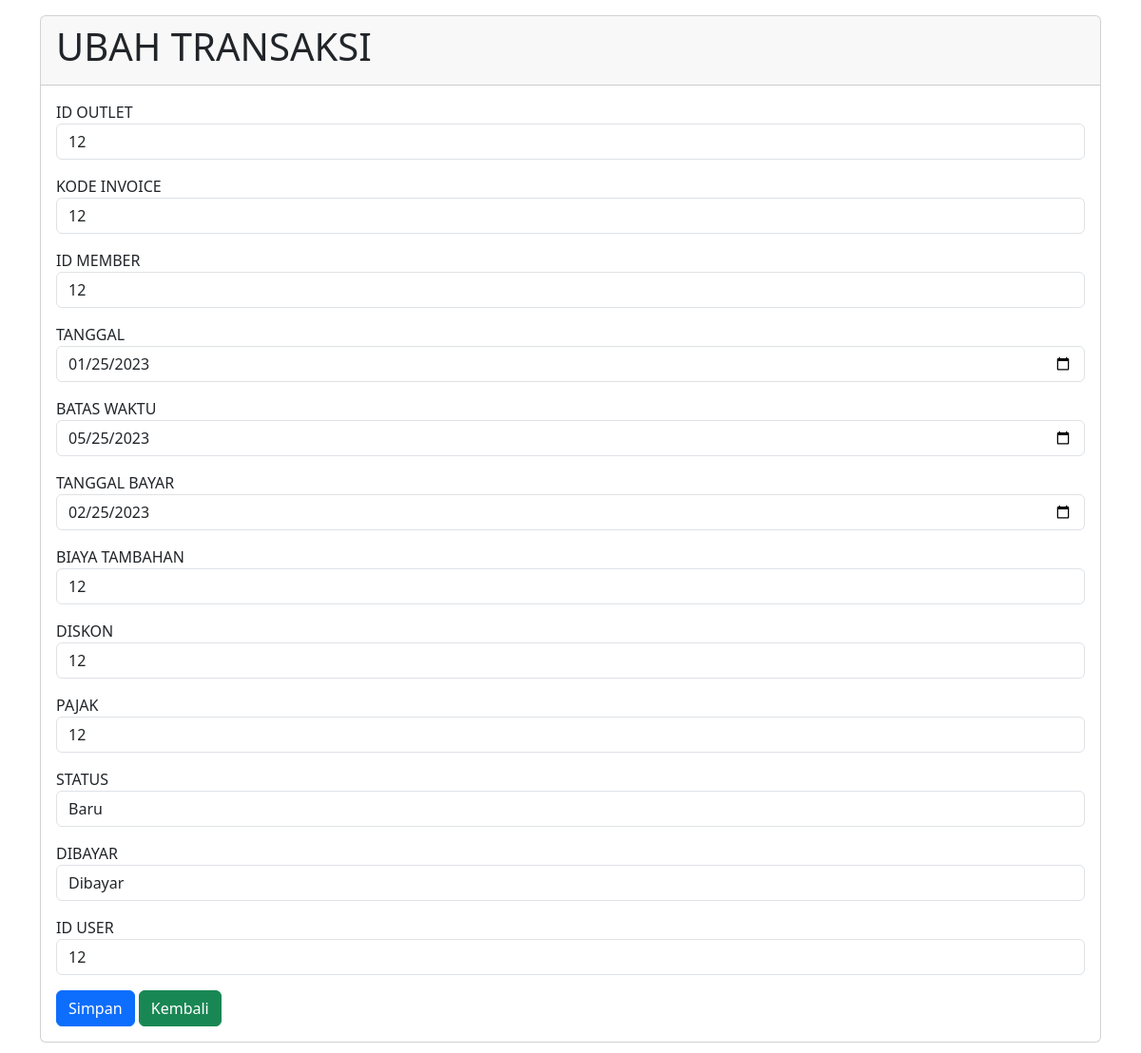
The page /ubah?id=7 (signed in) on the database its author committed.
### tables this page shows
CREATE TABLE `tb_transaksi` (
  `id` int NOT NULL,
  `id_outlet` int NOT NULL,
  `kode_invoice` varchar(100) NOT NULL,
  `id_member` int NOT NULL,
  `tgl` date NOT NULL,
  `batas_waktu` date NOT NULL,
  `tgl_bayar` date NOT NULL,
  `biaya_tambahan` int NOT NULL,
  `diskon` double NOT NULL DEFAULT '30',
  `pajak` int NOT NULL DEFAULT '1',
  `status` enum('baru','proses','selesai','diambil') NOT NULL,
  `dibayar` enum('dibayar','belum_dibayar') NOT NULL,
  `id_user` int NOT NULL
);

### ubah.php (the view, shortened to what this page needs)
<!DOCTYPE html>
<html lang="en">
<head>
    <link href="https://cdn.jsdelivr.net/npm/bootstrap@5.3.0-alpha1/dist/css/bootstrap.min.css" rel="stylesheet">
</head>
<body>
        <?php
        include "conn.php";
        $query = mysqli_query($kon, "SELECT * FROM tb_transaksi WHERE id='" . $_GET['id'] . "'");
        $row = mysqli_fetch_array($query);
        ?>
    <div id="form" class="container py-3">
        <div class="card">
            <section class="card-header">
                <h1>
                    UBAH TRANSAKSI
                </h1>
            </section>
            <section class="card-body">
                <div class="row">
                    <div class="col-md-12">
                        <div class="box box-primary">
                            <form role="form" method="post" action="">
                                <div class="box-body">
                                    <div class="mb-3">
                                        <label>ID OUTLET</label>
                                        <input type="text" name="id_outlet" class="form-control" placeholder="ID OUTLET" required value="<?php echo $row['id_outlet']; ?>">
                                    </div>
                                    <div class="mb-3">
                                        <label>KODE INVOICE</label>
                                        <input type="text" name="kode_invoice" class="form-control" placeholder="KODE INVOICE" required value="<?php echo $row['kode_invoice']; ?>">
                                    </div>
                                    <div class="mb-3">
                                        <label>ID MEMBER</label>
                                        <input type="text" name="id_member" class="form-control" placeholder="ID MEMBER" required value="<?php echo $row['id_member']; ?>">
                                    </div>
                                    <div class="mb-3">
                                        <label>TANGGAL</label>
                                        <input type="date" name="tgl" class="form-control" placeholder="TANGGAL" required value="<?php echo $row['tgl']; ?>">
                                    </div>
                                    <div class="mb-3">
                                        <label>BATAS WAKTU</label>
                                        <input type="date" name="batas_waktu" class="form-control" placeholder="BATAS WAKTU" required value="<?php echo $row['batas_waktu']; ?>">
                                    </div>
                                    <div class="mb-3">
                                        <label>TANGGAL BAYAR</label>
                                        <input type="date" name="tgl_bayar" class="form-control" placeholder="TANGGAL BAYAR" required value="<?php echo $row['tgl_bayar']; ?>">
                                    </div>
                                    <div class="mb-3">
                                        <label>BIAYA TAMBAHAN</label>
                                        <input type="text" name="biaya_tambahan" class="form-control" placeholder="BIAYA TAMBAHAN" required value="<?php echo $row['biaya_tambahan']; ?>">
                                    </div>
                                    <div class="mb-3">
                                        <label>DISKON</label>
                                        <input type="text" name="diskon" class="form-control" placeholder="DISKON" required value="<?php echo $row['diskon']; ?>">
                                    </div>
                                    <div class="mb-3">
                                        <label>PAJAK</label>
                                        <input type="text" name="pajak" class="form-control" placeholder="PAJAK" required value="<?php echo $row['pajak']; ?>">
                                    </div>
                                    <div class="mb-3">
                                        <label>STATUS</label>
                                        <select class="form-control" name="status" value="<?php echo $row['status']; ?>>" <option value="">- Pilihan Status -</option>
                                            <option value="Baru">Baru</option>
                                        </select>
                                    </div>
                                    <div class="mb-3">
                                        <label>DIBAYAR</label>
                                        <select class="form-control" name="dibayar" value="<?php echo $row['dibayar']; ?>>" <option value="">- Pilihan -</option>
                                            <option value="Dibayar">Dibayar</option>
                                        </select>
                                    </div>
                                    <div class="mb-3">
                                        <label>ID USER</label>
                                        <input type="text" name="id_user" class="form-control" placeholder="ID USER" required value="<?php echo $row['id_user']; ?>">
                                    </div>
                                </div>
                                <div class="box-footer">
                                    <button type="submit" class="btn btn-primary" name="ubah" title="Simpan Data"> <i class="glyphicon glyphicon-floppy-disk"></i> Simpan</button>
                                    <a href="index" class="btn btn-success"> Kembali</a>
                                </div>
                            </form>
                        </div>
                    </div>
                </div>
            </section>
        </div>
    </div>
</body>
</html>

### rows shown on the page
tb_transaksi: id_outlet "12", kode_invoice "12", id_member "12", tgl "01/25/2023", batas_waktu "05/25/2023", tgl_bayar "02/25/2023", biaya_tambahan "12", diskon "12", pajak "12", status "Baru", dibayar "Dibayar", id_user "12"
